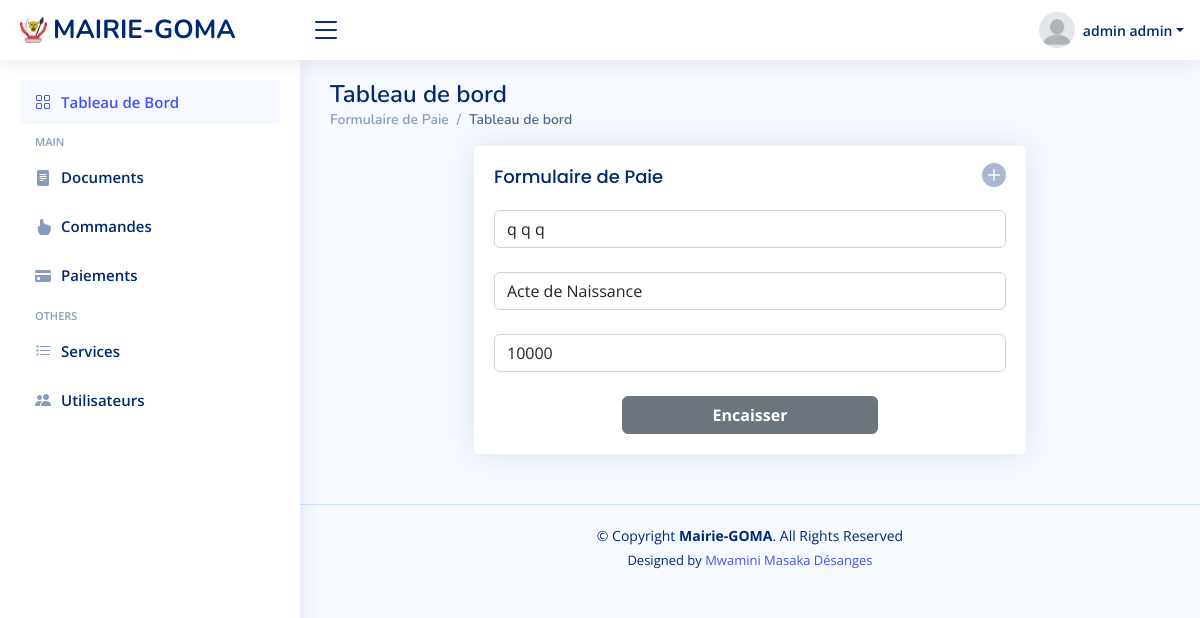
/payer.php?id=10&contact=n@gmail.com (signed in), run on the app's committed database.
### tables this page shows
CREATE TABLE `commande` (
  `CODECOMMANDE` int(11) NOT NULL,
  `DECLARANT` int(11) DEFAULT NULL,
  `DOCUMENT` int(11) DEFAULT NULL,
  `STATUT` int(11) DEFAULT NULL,
  `DDATE` datetime DEFAULT current_timestamp(),
  `VISIBLE` int(11) DEFAULT NULL,
  `AUTEUR` text DEFAULT NULL
);

CREATE TABLE `citoyen` (
  `CODECITOYEN` int(11) NOT NULL,
  `NOM` text DEFAULT NULL,
  `POSTNOM` text DEFAULT NULL,
  `PRENOM` text DEFAULT NULL,
  `GENRE` char(1) DEFAULT NULL,
  `DATEDENAISSANCE` date DEFAULT NULL,
  `LIEUDENAISSANCE` text DEFAULT NULL,
  `ADRESSE` text DEFAULT NULL,
  `CONTACT` text DEFAULT NULL,
  `EMAIL` text DEFAULT NULL,
  `PERE` text DEFAULT NULL,
  `MERE` text DEFAULT NULL,
  `PARTENAIRE` text DEFAULT NULL,
  `ENFANT` text DEFAULT NULL,
  `ETATCIVIL` text DEFAULT NULL,
  `PROFESSION` text DEFAULT NULL,
  `CHEFFERIE` text DEFAULT NULL,
  `TERRITOIRE` text DEFAULT NULL,
  `PROVINCE` text DEFAULT NULL,
  `NATIONALITE` text DEFAULT NULL,
  `IDCARTE` text DEFAULT NULL,
  `VISIBLE` int(11) DEFAULT NULL,
  `AUTEUR` text DEFAULT NULL
);

CREATE TABLE `document` (
  `CODEDOCUMENT` int(11) NOT NULL,
  `DESIGNATION` text DEFAULT NULL,
  `PRIX` float DEFAULT NULL,
  `DESCRIPTION` text DEFAULT NULL,
  `VISIBLE` int(11) DEFAULT NULL,
  `AUTEUR` text DEFAULT NULL
);

### payer.php (called while the page is built, shortened)
<?php $pageTitle = "Formulaire de Paie"; ?>
<?php require_once 'vue/payer.php' ?>
<?php require('templates/layout.php') ?>

### classes/commandes.php (called while the page is built, shortened)
<?php
class commandes
{
    private $CODECOMMANDE;
    public function setCODECOMMANDE($value)
    {
        $this->CODECOMMANDE = $value;
    }
    public function afficherid()
    {
        $con = new Database();
        $connect = $con->open();
        try {
            $stmt = $connect->prepare("SELECT commande.DDATE AS DDATE,commande.STATUT as STATUT,commande.CODECOMMANDE as CODECOMMANDE,commande.DECLARANT as DECLARANT,citoyen.NOM as NOM,citoyen.POSTNOM as POSTNOM,citoyen.PRENOM as PRENOM,document.DESIGNATION as DOCUMENT,document.PRIX as PRIX FROM `commande` inner join citoyen on commande.DECLARANT=citoyen.CODECITOYEN inner join document on commande.DOCUMENT = document.CODEDOCUMENT WHERE commande.CODECOMMANDE=?");
            $stmt->execute([$this->CODECOMMANDE]);
            return $stmt->fetchAll();
        } catch (Exception $e) {
            return $e->getMessage();
        }
    }
}

### vue/payer.php (the view, shortened to what this page needs)
<?php
require('./classes/commandes.php');
$data = new commandes();
$data->setCODECOMMANDE($_GET['id']);
$all = $data->afficherid();
?>
<div class="col-lg-12">
    <div class="row">
        <div class="col-2">
        </div>
        <div class="col-8">
            <div class="card recent-sales overflow-auto">
                <div class="filter">
                    <a class="icon " data-bs-toggle="modal" data-bs-target="#exampleModal"><i class="bi bi-plus-circle-fill h4"></i></a>
                </div>
                <div class="card-body">
                    <h5 class="card-title"><?= $pageTitle ?></h5>
                    <div class="row">
                        <form method="POST" action="./controller/paiements.php?contact=<?= $_GET['contact'] ?>">
                            <?php
                            foreach ($all as $key => $val) {
                            ?>
                                <div class=" col-md-12 mb-4 ">
                                    <div class=" input-group has-validation">
                                        <input value="<?= $val['NOM'] . " " . $val['POSTNOM'] . " " . $val['PRENOM'] ?>" readonly type="text" name="declarant" class="form-control" id="yourPassword" required>
                                    </div>
                                </div>
                                <div class=" col-md-12 mb-4 ">
                                    <div class=" input-group has-validation">
                                        <input value="<?= $val['DOCUMENT'] ?>" readonly type="text" name="document" class="form-control" id="yourPassword" required>
                                    </div>
                                </div>
                                <div class="col-md-12 mb-4 ">
                                    <div class="input-group has-validation">
                                        <input readonly value="<?= $val['PRIX'] ?>" type="text" name="montant" class="form-control" id="yourPassword" required>
                                    </div>
                                </div>
                                <div class="col-md-12 text-center">
                                    <button name="save" class="btn btn-secondary w-50 fw-bold " type="submit">Encaisser</button>
                                </div>
                            <?php
                            }
                            ?>
                        </form>
                    </div>
                </div>
            </div>
        </div>
    </div>
</div>

### assets/css/style.css (style rules this page uses)
:root { scroll-behavior: smooth; }
body { font-family: "Open Sans", sans-serif; background: #f6f9ff; color: #444444; }
a { color: #4154f1; text-decoration: none; }
h1, h2, h3, h4, h5, h6 { font-family: "Nunito", sans-serif; }
.card { margin-bottom: 30px; border: none; border-radius: 5px; box-shadow: 0px 0 30px rgba(1, 41, 112, 0.1); }
.card-title { padding: 20px 0 15px 0; font-size: 18px; font-weight: 500; color: #012970; font-family: "Poppins", sans-serif; }
.card-body { padding: 0 20px 20px 20px; }
.dashboard .filter { position: absolute; right: 0px; top: 15px; }
.dashboard .filter .icon { color: #aab7cf; padding-right: 20px; padding-bottom: 5px; transition: 0.3s; font-size: 16px; }
.dashboard .recent-sales { font-size: 14px; }

### data on the page
commande: declarant "q q q", document "Acte de Naissance", montant "10000"

### other printed values
$_SESSION["postnom"] "admin"
$_SESSION["prenom"] "admin"
$pageTitle "Formulaire de Paie"
